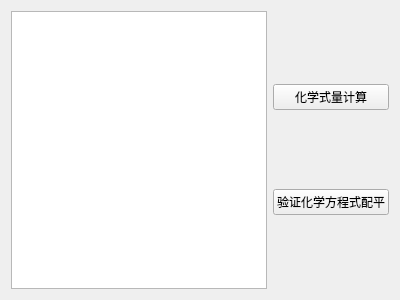
<?xml version="1.0" encoding="UTF-8"?>
<ui version="4.0">
 <class>Form</class>
 <widget class="QWidget" name="Form">
  <property name="geometry">
   <rect>
    <x>0</x>
    <y>0</y>
    <width>400</width>
    <height>300</height>
   </rect>
  </property>
  <property name="windowTitle">
   <string>化学工具</string>
  </property>
  <layout class="QHBoxLayout" name="horizontalLayout_2">
   <item>
    <layout class="QHBoxLayout" name="horizontalLayout">
     <item>
      <widget class="QPlainTextEdit" name="plainTextEdit">
       <property name="plainText">
        <string/>
       </property>
       <property name="placeholderText">
        <string>请输入化学式或化学方程式，()x请把()内重复x遍,系数为1请写出      例子：H2SO4    3 Fe + 4 H2O = 1 Fe3O4 + 4 H2</string>
       </property>
      </widget>
     </item>
     <item>
      <layout class="QVBoxLayout" name="verticalLayout">
       <item>
        <widget class="QPushButton" name="button__shiliang">
         <property name="text">
          <string>化学式量计算</string>
         </property>
        </widget>
       </item>
       <item>
        <widget class="QPushButton" name="button__peiping">
         <property name="text">
          <string>验证化学方程式配平</string>
         </property>
        </widget>
       </item>
      </layout>
     </item>
    </layout>
   </item>
  </layout>
 </widget>
 <resources/>
 <connections/>
</ui>
